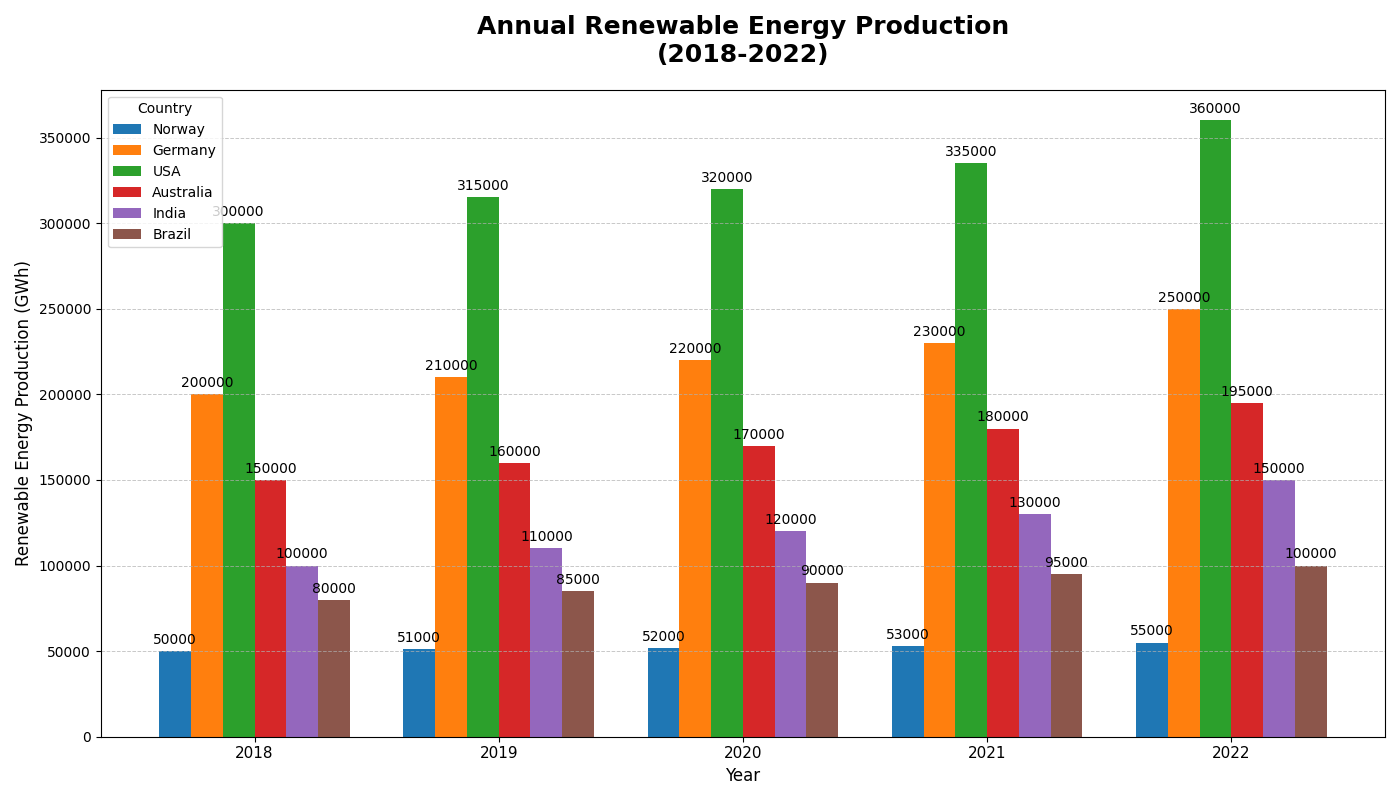

Python code for this plot:
import matplotlib.pyplot as plt
import numpy as np

# Define countries and years
countries = ['Norway', 'Germany', 'USA', 'Australia', 'India', 'Brazil']
years = ['2018', '2019', '2020', '2021', '2022']

# Renewable energy production in Gigawatt-hours (GWh)
norway_production = [50000, 51000, 52000, 53000, 55000]
germany_production = [200000, 210000, 220000, 230000, 250000]
usa_production = [300000, 315000, 320000, 335000, 360000]
australia_production = [150000, 160000, 170000, 180000, 195000]
india_production = [100000, 110000, 120000, 130000, 150000]
brazil_production = [80000, 85000, 90000, 95000, 100000]  # New data series

# Aggregate data for plotting
data = [norway_production, germany_production, usa_production, australia_production, india_production, brazil_production]

# Set up the figure and axis
fig, ax = plt.subplots(figsize=(14, 8))

# Plotting details
width = 0.13  # reduced width for inclusion of additional dataset
x = np.arange(len(years))  # the label locations

# Colors for each country
colors = ['#1f77b4', '#ff7f0e', '#2ca02c', '#d62728', '#9467bd', '#8c564b']  # Added new color

# Plot each country's data as a separate set of bars
for i, (country_data, color) in enumerate(zip(data, colors)):
    rects = ax.bar(x + i * width, country_data, width, label=countries[i], color=color)
    for rect in rects:
        height = rect.get_height()
        ax.annotate(f'{height}', xy=(rect.get_x() + rect.get_width() / 2, height),
                    xytext=(0, 3), textcoords="offset points", ha='center', va='bottom', fontsize=10, color='black')

# Customizing the plot
ax.set_xlabel('Year', fontsize=12)
ax.set_ylabel('Renewable Energy Production (GWh)', fontsize=12)
ax.set_title('Annual Renewable Energy Production\n(2018-2022)', fontsize=18, fontweight='bold', pad=20)
ax.set_xticks(x + width * 2.5)  # Adjusted for new data
ax.set_xticklabels(years, fontsize=11)
ax.legend(title="Country", fontsize=10, loc='upper left')

# Add a grid for better readability
ax.yaxis.grid(True, linestyle='--', linewidth=0.7, alpha=0.7)

# Automatically adjust the layout to prevent overlapping
plt.tight_layout()

# Show the plot
plt.show()
